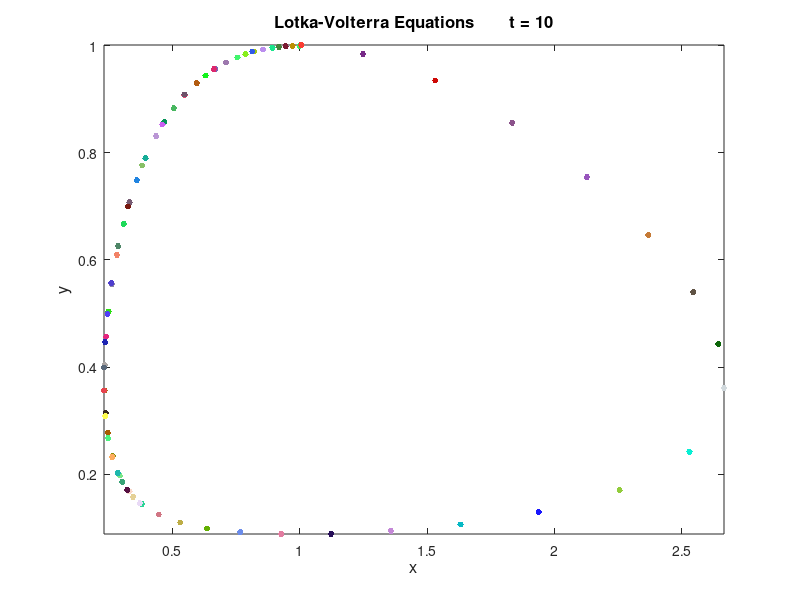
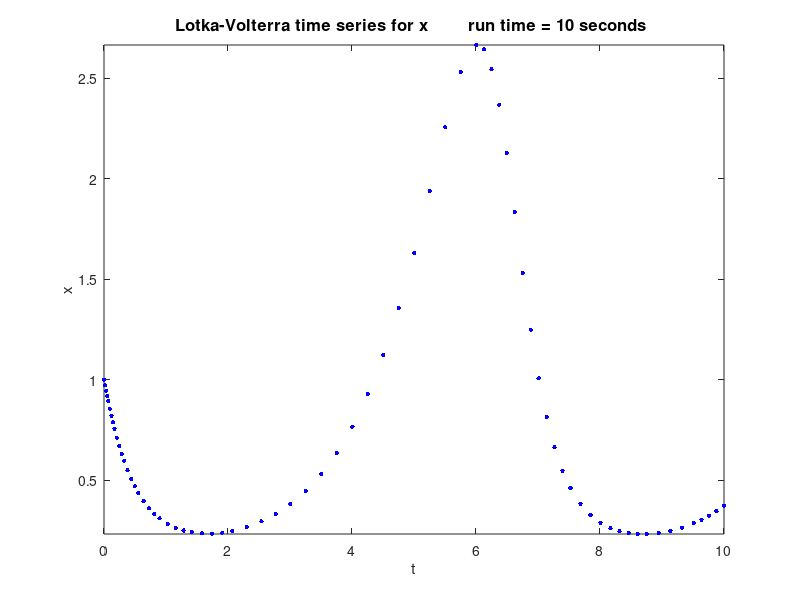
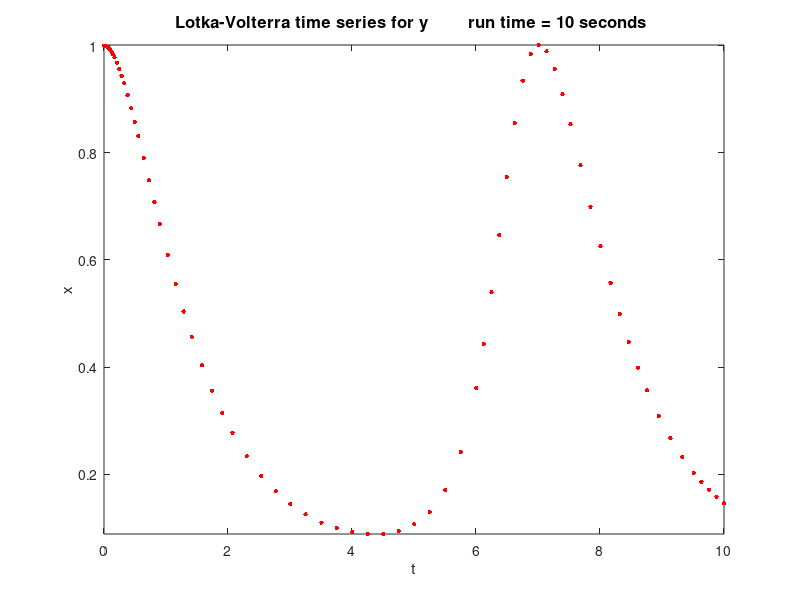

Source code (MATLAB) for these figures, in order:

% =========================================================================
% Matlab program to draw a phase portrait for the LotkaVolterra Predetor
% Pey model. The results are shown at each time step. 
% In addition, the user has the option of plotting a time series graph for x or y. 
% Set the parameter choice = 1 for a time series plot for x.
% Set choice = 2 for a time series plot for y. 
% Equation parameters alpha, beta, gamma and detla can be changed by the
% user.
% Equations are solved using a numerical ODE solver. 
% =========================================================================
function LotkaVolterra_JA
clear  % Clears command window
clc    % Clears command history
clf    % Removes anything in the figure window before simulation. 
% =============== Set choice to 1 or 2 ==================================== 
choice = 2;  
countdown = 5;  % Countdown time length before simulation runs. 
iterations = 1;  % Sets initial interation count to 1;
pausetime = 0.1;  % Shows solutions at each time step. 
runtime = 10;    % Duration time of simulation.
% ================ Equation parameter values ==============================
alpha = 1;
beta = 8/3;
gamma = 1;
delta = 1;
% =============== Initial conditions for x and y ==========================
initialx = 1;
initialy = 1;
fprintf('\n\nParameter values set,')
fprintf('\n\nalpha = %2.6f \nbeta = %2.6f \ngamma = %2.6f \ndelta = %2.6f ',alpha,beta,gamma,delta)
fprintf('\n\nTo plot a time series graph for x, set the choice parameter in the code to 1.') 
fprintf('\nSet choice to 2 to plot a time series graph for y.\n\nSimulation will run in ')
for i = 5:-1:1
    fprintf('\n%8i',countdown')    % Countdown to simulation start.
    countdown = countdown-1;
    pause(1)
end
% Solves equations using numerical ODE solver 45 (nonstiff runge kutta)
deq1=@(t,x) [x(1)*(alpha - beta*x(2)); -x(2)*(gamma-delta*x(1))];
[t,sol] = ode45(deq1,[0 runtime],[initialx initialy]);
arraysize = size(t);  % Sets time array size for the for loop.
%============ Solutions are plotted at each time step =====================
for i = 1 : max(arraysize) 
    plot(sol(iterations,1),sol(iterations,2),'.','color',[rand; rand; rand],'markersize',14,'MarkerFaceColor','b');                               
    hold on
    title(['Lotka-Volterra Equations       t = ' num2str(t(iterations))],'fontsize',12)
    xlabel('x','fontsize',12)
    ylabel('y','fontsize',12)
    axis([min(sol(:,1)) max(sol(:,1)) min(sol(:,2)) max(sol(:,2))])
    
    

    
    iterations = iterations + 1;   % Adds 1 to the iteration count. 
    pause(pausetime)
end
% ==== Plots time series of x or y graph depending on choice ============== 

    figure
    plot(t(:,1),sol(:,1),'b.','markersize',10,'MarkerFaceColor','b')
    title(['Lotka-Volterra time series for x        run time = ' num2str(max(t)) ' seconds '],'fontsize',12)
    xlabel('t')
    ylabel('x')
    axis([min(t(:,1)) max(t(:,1)) min(sol(:,1)) max(sol(:,1))])
    
    figure
    title(['Lotka-Volterra time series for y        run time = ' num2str(max(t)) ' seconds '],'fontsize',12)
    plot(t(:,1),sol(:,2),'r.','markersize',10,'MarkerFaceColor','b')
    title(['Lotka-Volterra time series for y        run time = ' num2str(max(t)) ' seconds '],'fontsize',12)
    xlabel('t')
    ylabel('x')
    axis([min(t(:,1)) max(t(:,1)) min(sol(:,2)) max(sol(:,2))])

%====================== End of program ====================================
